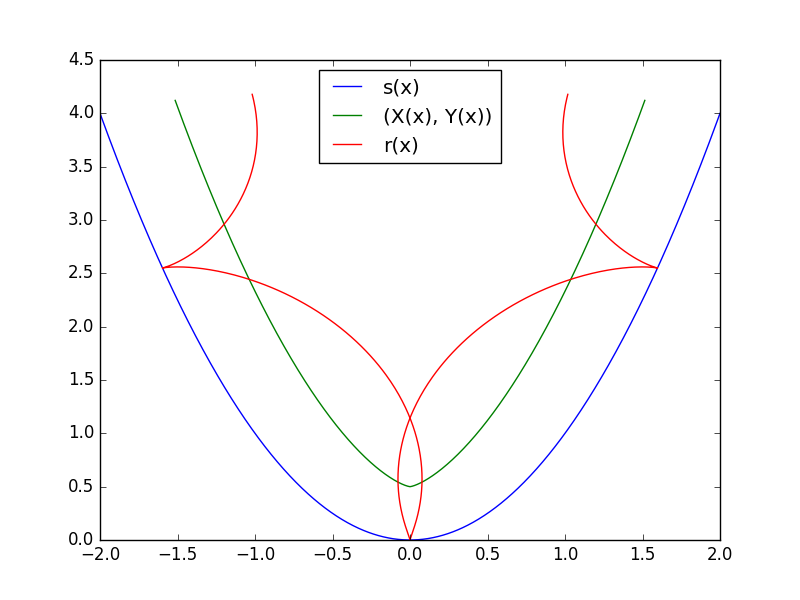

The script that saved this image:
#coding=utf-8
from matplotlib.pylab import linspace, zeros, zeros_like, array, sqrt, arcsinh, cos, sin, plot, show, legend, savefig
rho = 1/2.
x = linspace(-2, 2, 1001)

s = lambda x: array((x, x**2))

XY = lambda x: array(())
def XY(x):
	a = 
	b = x**2 + rho/sqrt(1 + 4*x**2)
	return array((a, b))

def r(x):
	def m(x):
		sig = lambda x: 1/4.*(2*x*sqrt(1 + 4*x**2) + arcsinh(2*x))
		a = array((rho*(2*x*cos(sig(x)/rho) - sin(sig(x)/rho))/sqrt(1 + 4*x**2)))
		b = array((rho*(- 2*x*sin(sig(x)/rho) - cos(sig(x)/rho))/sqrt(1 + 4*x**2)))
		return array((a, b))
	return m(x) + XY(x)

plot(s(x)[0, :], s(x)[1, :])
plot(XY(x)[0, :], XY(x)[1, :])
plot(r(x)[0, :], r(x)[1, :])
legend(["s(x)", "(X(x), Y(x))", "r(x)"], loc = "best")
savefig("Oblig1_2f.png")
show()

"""
C:\Users\Torstein\Documents\UiO\Mat1110\Python programmer>Oblig1_2f.py

"""